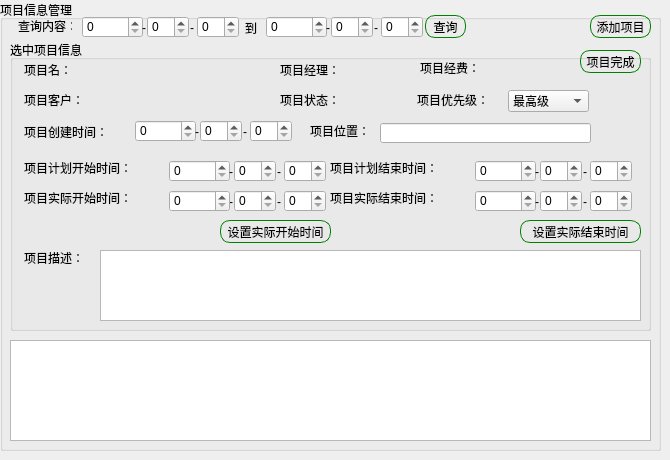
    <widget class="QWidget" name="page_4">
     <widget class="QGroupBox" name="groupBox_4">
      <property name="geometry">
       <rect>
        <x>0</x>
        <y>0</y>
        <width>661</width>
        <height>451</height>
       </rect>
      </property>
      <property name="title">
       <string>项目信息管理</string>
      </property>
      <widget class="QSpinBox" name="ProInfoManagerStartYear">
       <property name="geometry">
        <rect>
         <x>82</x>
         <y>16</y>
         <width>61</width>
         <height>22</height>
        </rect>
       </property>
      </widget>
      <widget class="QLabel" name="label_43">
       <property name="geometry">
        <rect>
         <x>374</x>
         <y>20</y>
         <width>16</width>
         <height>16</height>
        </rect>
       </property>
       <property name="text">
        <string>-</string>
       </property>
      </widget>
      <widget class="QSpinBox" name="ProInfoManagerEndYear">
       <property name="geometry">
        <rect>
         <x>266</x>
         <y>16</y>
         <width>61</width>
         <height>22</height>
        </rect>
       </property>
      </widget>
      <widget class="QLabel" name="label_40">
       <property name="geometry">
        <rect>
         <x>245</x>
         <y>20</y>
         <width>21</width>
         <height>16</height>
        </rect>
       </property>
       <property name="styleSheet">
        <string notr="true"/>
       </property>
       <property name="text">
        <string>到</string>
       </property>
      </widget>
      <widget class="QPushButton" name="BtnProInfoManagerSelection">
       <property name="geometry">
        <rect>
         <x>425</x>
         <y>15</y>
         <width>41</width>
         <height>23</height>
        </rect>
       </property>
       <property name="styleSheet">
        <string notr="true">border: 1px solid green;
border-radius:10px;
</string>
       </property>
       <property name="text">
        <string>查询</string>
       </property>
      </widget>
      <widget class="QLabel" name="label_42">
       <property name="geometry">
        <rect>
         <x>18</x>
         <y>20</y>
         <width>54</width>
         <height>12</height>
        </rect>
       </property>
       <property name="styleSheet">
        <string notr="true"/>
       </property>
       <property name="text">
        <string>查询内容：</string>
       </property>
      </widget>
      <widget class="QSpinBox" name="ProInfoManagerStartDay">
       <property name="geometry">
        <rect>
         <x>197</x>
         <y>16</y>
         <width>42</width>
         <height>22</height>
        </rect>
       </property>
      </widget>
      <widget class="QSpinBox" name="ProInfoManagerEndMonth">
       <property name="geometry">
        <rect>
         <x>331</x>
         <y>16</y>
         <width>42</width>
         <height>22</height>
        </rect>
       </property>
      </widget>
      <widget class="QLabel" name="label_41">
       <property name="geometry">
        <rect>
         <x>190</x>
         <y>20</y>
         <width>16</width>
         <height>16</height>
        </rect>
       </property>
       <property name="text">
        <string>-</string>
       </property>
      </widget>
      <widget class="QLabel" name="label_45">
       <property name="geometry">
        <rect>
         <x>326</x>
         <y>20</y>
         <width>16</width>
         <height>16</height>
        </rect>
       </property>
       <property name="text">
        <string>-</string>
       </property>
      </widget>
      <widget class="QSpinBox" name="ProInfoManagerStartMonth">
       <property name="geometry">
        <rect>
         <x>147</x>
         <y>16</y>
         <width>42</width>
         <height>22</height>
        </rect>
       </property>
      </widget>
      <widget class="QLabel" name="label_44">
       <property name="geometry">
        <rect>
         <x>142</x>
         <y>20</y>
         <width>16</width>
         <height>16</height>
        </rect>
       </property>
       <property name="text">
        <string>-</string>
       </property>
      </widget>
      <widget class="QSpinBox" name="ProInfoManagerEndDay">
       <property name="geometry">
        <rect>
         <x>381</x>
         <y>16</y>
         <width>42</width>
         <height>22</height>
        </rect>
       </property>
      </widget>
      <widget class="QPushButton" name="BtnAddPro">
       <property name="geometry">
        <rect>
         <x>590</x>
         <y>15</y>
         <width>61</width>
         <height>23</height>
        </rect>
       </property>
       <property name="styleSheet">
        <string notr="true">border: 1px solid green;
border-radius:10px;
</string>
       </property>
       <property name="text">
        <string>添加项目</string>
       </property>
      </widget>
      <widget class="QTableWidget" name="tableProInfo">
       <property name="geometry">
        <rect>
         <x>10</x>
         <y>340</y>
         <width>641</width>
         <height>101</height>
        </rect>
       </property>
      </widget>
      <widget class="QGroupBox" name="groupBox_20">
       <property name="geometry">
        <rect>
         <x>10</x>
         <y>40</y>
         <width>641</width>
         <height>291</height>
        </rect>
       </property>
       <property name="title">
        <string>选中项目信息</string>
       </property>
       <widget class="QSpinBox" name="planStartYear">
        <property name="geometry">
         <rect>
          <x>159</x>
          <y>120</y>
          <width>61</width>
          <height>22</height>
         </rect>
        </property>
       </widget>
       <widget class="QLabel" name="label_21">
        <property name="geometry">
         <rect>
          <x>270</x>
          <y>52</y>
          <width>71</width>
          <height>16</height>
         </rect>
        </property>
        <property name="styleSheet">
         <string notr="true">font: 75 11pt &quot;黑体&quot;;
color:rgb(0, 0, 0);</string>
        </property>
        <property name="text">
         <string>项目状态：</string>
        </property>
       </widget>
       <widget class="QLabel" name="label_59">
        <property name="geometry">
         <rect>
          <x>320</x>
          <y>150</y>
          <width>141</width>
          <height>16</height>
         </rect>
        </property>
        <property name="styleSheet">
         <string notr="true">font: 75 11pt &quot;黑体&quot;;
color:rgb(0, 0, 0);</string>
        </property>
        <property name="text">
         <string>项目实际结束时间：</string>
        </property>
       </widget>
       <widget class="QLabel" name="label_4">
        <property name="geometry">
         <rect>
          <x>14</x>
          <y>22</y>
          <width>71</width>
          <height>16</height>
         </rect>
        </property>
        <property name="styleSheet">
         <string notr="true">font: 75 11pt &quot;黑体&quot;;
color:rgb(0, 0, 0);</string>
        </property>
        <property name="text">
         <string>项目名：</string>
        </property>
       </widget>
       <widget class="QSpinBox" name="realEndYear">
        <property name="geometry">
         <rect>
          <x>465</x>
          <y>150</y>
          <width>61</width>
          <height>22</height>
         </rect>
        </property>
       </widget>
       <widget class="QSpinBox" name="realEndDay">
        <property name="geometry">
         <rect>
          <x>580</x>
          <y>150</y>
          <width>42</width>
          <height>22</height>
         </rect>
        </property>
       </widget>
       <widget class="QLabel" name="label_61">
        <property name="geometry">
         <rect>
          <x>270</x>
          <y>22</y>
          <width>71</width>
          <height>16</height>
         </rect>
        </property>
        <property name="styleSheet">
         <string notr="true">font: 75 11pt &quot;黑体&quot;;
color:rgb(0, 0, 0);</string>
        </property>
        <property name="text">
         <string>项目经理：</string>
        </property>
       </widget>
       <widget class="QSpinBox" name="createMonth">
        <property name="geometry">
         <rect>
          <x>190</x>
          <y>80</y>
          <width>42</width>
          <height>22</height>
         </rect>
        </property>
       </widget>
       <widget class="QLabel" name="label_62">
        <property name="geometry">
         <rect>
          <x>14</x>
          <y>52</y>
          <width>71</width>
          <height>16</height>
         </rect>
        </property>
        <property name="styleSheet">
         <string notr="true">font: 75 11pt &quot;黑体&quot;;
color:rgb(0, 0, 0);</string>
        </property>
        <property name="text">
         <string>项目客户：</string>
        </property>
       </widget>
       <widget class="QLabel" name="label_95">
        <property name="geometry">
         <rect>
          <x>219</x>
          <y>124</y>
          <width>16</width>
          <height>16</height>
         </rect>
        </property>
        <property name="text">
         <string>-</string>
        </property>
       </widget>
       <widget class="QLabel" name="label_96">
        <property name="geometry">
         <rect>
          <x>267</x>
          <y>154</y>
          <width>16</width>
          <height>16</height>
         </rect>
        </property>
        <property name="text">
         <string>-</string>
        </property>
       </widget>
       <widget class="QLabel" name="label_63">
        <property name="geometry">
         <rect>
          <x>14</x>
          <y>120</y>
          <width>141</width>
          <height>16</height>
         </rect>
        </property>
        <property name="styleSheet">
         <string notr="true">font: 75 11pt &quot;黑体&quot;;
color:rgb(0, 0, 0);</string>
        </property>
        <property name="text">
         <string>项目计划开始时间：</string>
        </property>
       </widget>
       <widget class="QLabel" name="label_97">
        <property name="geometry">
         <rect>
          <x>573</x>
          <y>154</y>
          <width>16</width>
          <height>16</height>
         </rect>
        </property>
        <property name="text">
         <string>-</string>
        </property>
       </widget>
       <widget class="QSpinBox" name="realEndMonth">
        <property name="geometry">
         <rect>
          <x>530</x>
          <y>150</y>
          <width>42</width>
          <height>22</height>
         </rect>
        </property>
       </widget>
       <widget class="QSpinBox" name="createDay">
        <property name="geometry">
         <rect>
          <x>240</x>
          <y>80</y>
          <width>42</width>
          <height>22</height>
         </rect>
        </property>
       </widget>
       <widget class="QSpinBox" name="planEndYear">
        <property name="geometry">
         <rect>
          <x>465</x>
          <y>120</y>
          <width>61</width>
          <height>22</height>
         </rect>
        </property>
       </widget>
       <widget class="QLabel" name="label_64">
        <property name="geometry">
         <rect>
          <x>320</x>
          <y>120</y>
          <width>141</width>
          <height>16</height>
         </rect>
        </property>
        <property name="styleSheet">
         <string notr="true">font: 75 11pt &quot;黑体&quot;;
color:rgb(0, 0, 0);</string>
        </property>
        <property name="text">
         <string>项目计划结束时间：</string>
        </property>
       </widget>
       <widget class="QLabel" name="label_98">
        <property name="geometry">
         <rect>
          <x>267</x>
          <y>124</y>
          <width>16</width>
          <height>16</height>
         </rect>
        </property>
        <property name="text">
         <string>-</string>
        </property>
       </widget>
       <widget class="QLabel" name="label_99">
        <property name="geometry">
         <rect>
          <x>410</x>
          <y>20</y>
          <width>71</width>
          <height>16</height>
         </rect>
        </property>
        <property name="styleSheet">
         <string notr="true">font: 75 11pt &quot;黑体&quot;;
color:rgb(0, 0, 0);</string>
        </property>
        <property name="text">
         <string>项目经费：</string>
        </property>
       </widget>
       <widget class="QLabel" name="label_100">
        <property name="geometry">
         <rect>
          <x>14</x>
          <y>210</y>
          <width>71</width>
          <height>16</height>
         </rect>
        </property>
        <property name="styleSheet">
         <string notr="true">font: 75 11pt &quot;黑体&quot;;
color:rgb(0, 0, 0);</string>
        </property>
        <property name="text">
         <string>项目描述：</string>
        </property>
       </widget>
       <widget class="QLabel" name="label_101">
        <property name="geometry">
         <rect>
          <x>525</x>
          <y>154</y>
          <width>16</width>
          <height>16</height>
         </rect>
        </property>
        <property name="text">
         <string>-</string>
        </property>
       </widget>
       <widget class="QLabel" name="label_102">
        <property name="geometry">
         <rect>
          <x>14</x>
          <y>150</y>
          <width>141</width>
          <height>16</height>
         </rect>
        </property>
        <property name="styleSheet">
         <string notr="true">font: 75 11pt &quot;黑体&quot;;
color:rgb(0, 0, 0);</string>
        </property>
        <property name="text">
         <string>项目实际开始时间：</string>
        </property>
       </widget>
       <widget class="QLabel" name="label_103">
        <property name="geometry">
         <rect>
          <x>14</x>
          <y>84</y>
          <width>111</width>
          <height>16</height>
         </rect>
        </property>
        <property name="styleSheet">
         <string notr="true">font: 75 11pt &quot;黑体&quot;;
color:rgb(0, 0, 0);</string>
        </property>
        <property name="text">
         <string>项目创建时间：</string>
        </property>
       </widget>
       <widget class="QLabel" name="label_104">
        <property name="geometry">
         <rect>
          <x>525</x>
          <y>124</y>
          <width>16</width>
          <height>16</height>
         </rect>
        </property>
        <property name="text">
         <string>-</string>
        </property>
       </widget>
       <widget class="QSpinBox" name="realStartMonth">
        <property name="geometry">
         <rect>
          <x>224</x>
          <y>150</y>
          <width>42</width>
          <height>22</height>
         </rect>
        </property>
       </widget>
       <widget class="QSpinBox" name="planEndMonth">
        <property name="geometry">
         <rect>
          <x>530</x>
          <y>120</y>
          <width>42</width>
          <height>22</height>
         </rect>
        </property>
       </widget>
       <widget class="QSpinBox" name="planStartDay">
        <property name="geometry">
         <rect>
          <x>274</x>
          <y>120</y>
          <width>42</width>
          <height>22</height>
         </rect>
        </property>
       </widget>
       <widget class="QLabel" name="label_106">
        <property name="geometry">
         <rect>
          <x>219</x>
          <y>154</y>
          <width>16</width>
          <height>16</height>
         </rect>
        </property>
        <property name="text">
         <string>-</string>
        </property>
       </widget>
       <widget class="QSpinBox" name="createYear">
        <property name="geometry">
         <rect>
          <x>125</x>
          <y>80</y>
          <width>61</width>
          <height>22</height>
         </rect>
        </property>
       </widget>
       <widget class="QLabel" name="label_108">
        <property name="geometry">
         <rect>
          <x>573</x>
          <y>124</y>
          <width>16</width>
          <height>16</height>
         </rect>
        </property>
        <property name="text">
         <string>-</string>
        </property>
       </widget>
       <widget class="QSpinBox" name="realStartYear">
        <property name="geometry">
         <rect>
          <x>159</x>
          <y>150</y>
          <width>61</width>
          <height>22</height>
         </rect>
        </property>
       </widget>
       <widget class="QSpinBox" name="planStartMonth">
        <property name="geometry">
         <rect>
          <x>224</x>
          <y>120</y>
          <width>42</width>
          <height>22</height>
         </rect>
        </property>
       </widget>
       <widget class="QLabel" name="label_109">
        <property name="geometry">
         <rect>
          <x>233</x>
          <y>84</y>
          <width>16</width>
          <height>16</height>
         </rect>
        </property>
        <property name="text">
         <string>-</string>
        </property>
       </widget>
       <widget class="QLabel" name="label_110">
        <property name="geometry">
         <rect>
          <x>185</x>
          <y>84</y>
          <width>16</width>
          <height>16</height>
         </rect>
        </property>
        <property name="text">
         <string>-</string>
        </property>
       </widget>
       <widget class="QSpinBox" name="realStartDay">
        <property name="geometry">
         <rect>
          <x>274</x>
          <y>150</y>
          <width>42</width>
          <height>22</height>
         </rect>
        </property>
       </widget>
       <widget class="QSpinBox" name="planEndDay">
        <property name="geometry">
         <rect>
          <x>580</x>
          <y>120</y>
          <width>42</width>
          <height>22</height>
         </rect>
        </property>
       </widget>
       <widget class="QLabel" name="proCost">
        <property name="geometry">
         <rect>
          <x>497</x>
          <y>20</y>
          <width>81</width>
          <height>16</height>
         </rect>
        </property>
        <property name="styleSheet">
         <string notr="true">font: 75 11pt &quot;黑体&quot;;
text-decoration: underline;</string>
        </property>
        <property name="text">
         <string/>
        </property>
       </widget>
       <widget class="QLabel" name="proManager">
        <property name="geometry">
         <rect>
          <x>350</x>
          <y>20</y>
          <width>61</width>
          <height>16</height>
         </rect>
        </property>
        <property name="styleSheet">
         <string notr="true">font: 75 11pt &quot;黑体&quot;;
text-decoration: underline;</string>
        </property>
        <property name="text">
         <string/>
        </property>
       </widget>
       <widget class="QLabel" name="proState">
        <property name="geometry">
         <rect>
          <x>350</x>
          <y>50</y>
          <width>71</width>
          <height>16</height>
         </rect>
        </property>
        <property name="styleSheet">
         <string notr="true">font: 75 11pt &quot;黑体&quot;;
text-decoration: underline;</string>
        </property>
        <property name="text">
         <string/>
        </property>
       </widget>
       <widget class="QLabel" name="proName">
        <property name="geometry">
         <rect>
          <x>70</x>
          <y>20</y>
          <width>191</width>
          <height>20</height>
         </rect>
        </property>
        <property name="styleSheet">
         <string notr="true">font: 75 11pt &quot;黑体&quot;;
text-decoration: underline;</string>
        </property>
        <property name="text">
         <string/>
        </property>
       </widget>
       <widget class="QLabel" name="proClient">
        <property name="geometry">
         <rect>
          <x>90</x>
          <y>50</y>
          <width>161</width>
          <height>20</height>
         </rect>
        </property>
        <property name="styleSheet">
         <string notr="true">font: 75 11pt &quot;黑体&quot;;
text-decoration: underline;</string>
        </property>
        <property name="text">
         <string/>
        </property>
       </widget>
       <widget class="QTextBrowser" name="proDescribe">
        <property name="geometry">
         <rect>
          <x>90</x>
          <y>210</y>
          <width>541</width>
          <height>71</height>
         </rect>
        </property>
       </widget>
       <widget class="QLabel" name="label_13">
        <property name="geometry">
         <rect>
          <x>300</x>
          <y>83</y>
          <width>71</width>
          <height>16</height>
         </rect>
        </property>
        <property name="styleSheet">
         <string notr="true">font: 75 11pt &quot;黑体&quot;;
color:rgb(0, 0, 0);</string>
        </property>
        <property name="text">
         <string>项目位置：</string>
        </property>
       </widget>
       <widget class="QLineEdit" name="proAddress">
        <property name="geometry">
         <rect>
          <x>370</x>
          <y>83</y>
          <width>211</width>
          <height>20</height>
         </rect>
        </property>
       </widget>
       <widget class="QLabel" name="label_15">
        <property name="geometry">
         <rect>
          <x>407</x>
          <y>52</y>
          <width>91</width>
          <height>16</height>
         </rect>
        </property>
        <property name="styleSheet">
         <string notr="true">font: 75 11pt &quot;黑体&quot;;
color:rgb(0, 0, 0);</string>
        </property>
        <property name="text">
         <string>项目优先级：</string>
        </property>
       </widget>
       <widget class="QComboBox" name="proPriority">
        <property name="geometry">
         <rect>
          <x>498</x>
          <y>50</y>
          <width>81</width>
          <height>22</height>
         </rect>
        </property>
        <item>
         <property name="text">
          <string>最高级</string>
         </property>
        </item>
        <item>
         <property name="text">
          <string>次高级</string>
         </property>
        </item>
        <item>
         <property name="text">
          <string>高级</string>
         </property>
        </item>
        <item>
         <property name="text">
          <string>中级</string>
         </property>
        </item>
        <item>
         <property name="text">
          <string>低级</string>
         </property>
        </item>
        <item>
         <property name="text">
          <string>次低级</string>
         </property>
        </item>
        <item>
         <property name="text">
          <string>最低级</string>
         </property>
        </item>
       </widget>
       <widget class="QPushButton" name="BtnSetProRealStart">
        <property name="geometry">
         <rect>
          <x>210</x>
          <y>180</y>
          <width>111</width>
          <height>23</height>
         </rect>
        </property>
        <property name="styleSheet">
         <string notr="true">border: 1px solid green;
border-radius:10px;
</string>
        </property>
        <property name="text">
         <string>设置实际开始时间</string>
        </property>
       </widget>
       <widget class="QPushButton" name="BtnSetProRealEnd">
        <property name="geometry">
         <rect>
          <x>510</x>
          <y>180</y>
          <width>121</width>
          <height>23</height>
         </rect>
        </property>
        <property name="styleSheet">
         <string notr="true">border: 1px solid green;
border-radius:10px;
</string>
        </property>
        <property name="text">
         <string>设置实际结束时间</string>
        </property>
       </widget>
       <widget class="QPushButton" name="BtnproFinish">
        <property name="geometry">
         <rect>
          <x>570</x>
          <y>10</y>
          <width>61</width>
          <height>23</height>
         </rect>
        </property>
        <property name="styleSheet">
         <string notr="true">border: 1px solid green;
border-radius:10px;
</string>
        </property>
        <property name="text">
         <string>项目完成</string>
        </property>
       </widget>
      </widget>
      <widget class="QLabel" name="errorProInfoManager">
       <property name="geometry">
        <rect>
         <x>470</x>
         <y>15</y>
         <width>121</width>
         <height>21</height>
        </rect>
       </property>
       <property name="styleSheet">
        <string notr="true">color:rgb(255,0,0);
font: 75 10pt &quot;黑体&quot;;</string>
       </property>
       <property name="text">
        <string/>
       </property>
      </widget>
     </widget>
    </widget>
